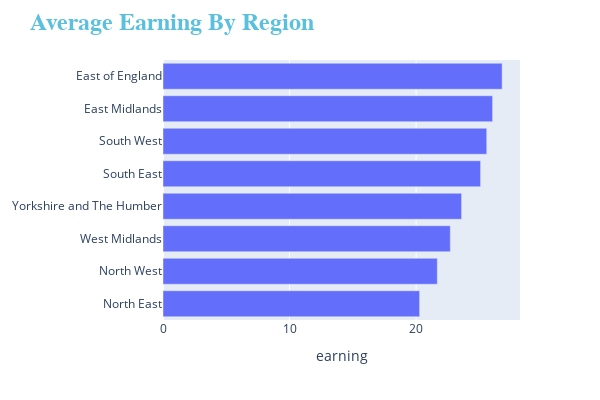

The notebook cell this image was saved under:
### Code cell
fig = px.bar(rgn_earning, y = 'region', x = 'earning', )
#fig.update_yaxes(visible=False) # #showticklabels=False
fig.update_layout(
    title="<b>Average Earning By Region</b>", 
    width=600, height = 400, yaxis_title=None,
    titlefont_size =24, titlefont_color='#5bc0de', titlefont_family='Arial, sans-serif')
fig.show()

### Figure 1 — Plotly figure (JSON) as saved in the notebook; plotly's stock layout.template omitted (floating-point values rounded to 4 significant figures)
{"data": [{"alignmentgroup": "True", "hovertemplate": "earning=%{x}<br>region=%{y}<extra></extra>", "legendgroup": "", "marker": {"color": "#636efa", "pattern": {"shape": ""}}, "name": "", "offsetgroup": "", "orientation": "h", "showlegend": false, "textposition": "auto", "type": "bar", "x": [20.28, 21.68, 22.71, 23.6, 25.1, 25.59, 26.05, 26.8], "xaxis": "x", "y": ["North East", "North West", "West Midlands", "Yorkshire and The Humber", "South East", "South West", "East Midlands", "East of England"], "yaxis": "y"}], "layout": {"barmode": "relative", "height": 400, "legend": {"tracegroupgap": 0}, "margin": {"t": 60}, "title": {"font": {"color": "#5bc0de", "family": "Arial, sans-serif", "size": 24}, "text": "<b>Average Earning By Region</b>"}, "width": 600, "xaxis": {"anchor": "y", "domain": [0, 1], "title": {"text": "earning"}}, "yaxis": {"anchor": "x", "domain": [0, 1], "title": {}}}}
